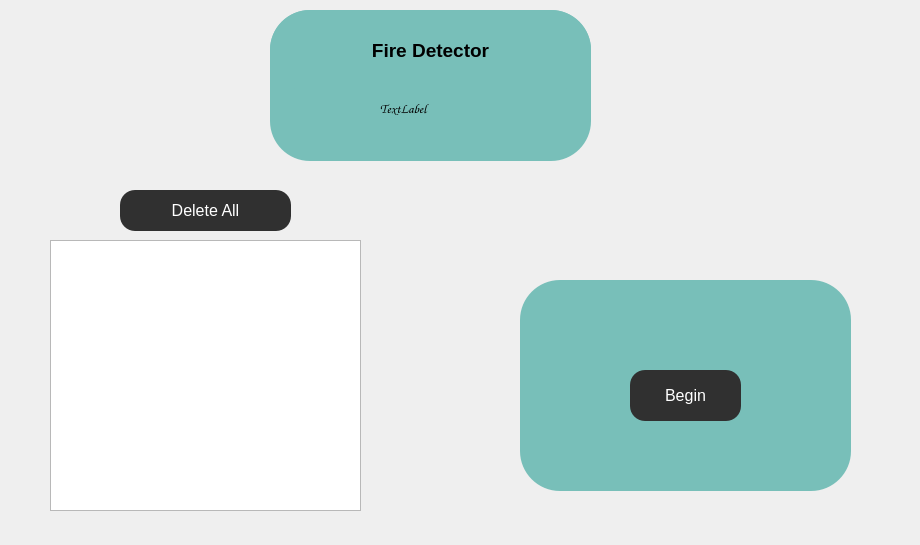
<?xml version="1.0" encoding="UTF-8"?>
<ui version="4.0">
 <class>incendie</class>
 <widget class="QDialog" name="incendie">
  <property name="geometry">
   <rect>
    <x>0</x>
    <y>0</y>
    <width>920</width>
    <height>545</height>
   </rect>
  </property>
  <property name="windowTitle">
   <string>Dialog</string>
  </property>
  <property name="styleSheet">
   <string notr="true">*{
	background:url(C:/thefinalproject/icons/hamerrr.jpg) ;
}</string>
  </property>
  <widget class="QWidget" name="gridWidget_11" native="true">
   <property name="geometry">
    <rect>
     <x>270</x>
     <y>10</y>
     <width>321</width>
     <height>151</height>
    </rect>
   </property>
   <property name="styleSheet">
    <string notr="true">background-color: rgb(120, 191, 185);
border-radius: 40px;</string>
   </property>
   <widget class="QLabel" name="label_38">
    <property name="geometry">
     <rect>
      <x>0</x>
      <y>0</y>
      <width>321</width>
      <height>81</height>
     </rect>
    </property>
    <property name="styleSheet">
     <string notr="true"/>
    </property>
    <property name="text">
     <string>&lt;html&gt;&lt;head/&gt;&lt;body&gt;&lt;p align=&quot;center&quot;&gt;&lt;span style=&quot; font-size:14pt; font-weight:600;&quot;&gt;Fire Detector&lt;/span&gt;&lt;/p&gt;&lt;/body&gt;&lt;/html&gt;</string>
    </property>
   </widget>
   <widget class="QPushButton" name="supprimer_14">
    <property name="geometry">
     <rect>
      <x>140</x>
      <y>370</y>
      <width>101</width>
      <height>31</height>
     </rect>
    </property>
    <property name="styleSheet">
     <string notr="true">QPushButton
{
	background-color: rgb(237, 218, 204);
	color: rgb(0, 0, 0);
border-style: solid;
    border-radius: 6;
border-radius: 14px;

	border-style: outset;
    border-width: 2px;
    border-radius: 14px;
    border-color: beige;
  
 
    padding: 0px;
	
	
	
	font: 10pt &quot;Franklin Gothic Heavy&quot;;
}
QPushButton:hover
{
background-color: rgb(0, 143, 105);
	color: rgb(0, 0, 0);
}
QPushButton:pressed
{
background-color: rgb(0, 143, 105);
}</string>
    </property>
    <property name="text">
     <string>Supprimer</string>
    </property>
   </widget>
   <widget class="QLabel" name="label_1">
    <property name="geometry">
     <rect>
      <x>110</x>
      <y>90</y>
      <width>111</width>
      <height>16</height>
     </rect>
    </property>
    <property name="font">
     <font>
      <family>Comic Sans MS</family>
      <pointsize>10</pointsize>
     </font>
    </property>
    <property name="styleSheet">
     <string notr="true"/>
    </property>
    <property name="text">
     <string>TextLabel</string>
    </property>
   </widget>
  </widget>
  <widget class="QTableView" name="tableView_date">
   <property name="geometry">
    <rect>
     <x>50</x>
     <y>240</y>
     <width>311</width>
     <height>271</height>
    </rect>
   </property>
  </widget>
  <widget class="QWidget" name="gridWidget_12" native="true">
   <property name="geometry">
    <rect>
     <x>520</x>
     <y>280</y>
     <width>331</width>
     <height>211</height>
    </rect>
   </property>
   <property name="styleSheet">
    <string notr="true">background-color: rgb(120, 191, 185);
border-radius: 40px;</string>
   </property>
   <widget class="QPushButton" name="supprimer_15">
    <property name="geometry">
     <rect>
      <x>140</x>
      <y>370</y>
      <width>101</width>
      <height>31</height>
     </rect>
    </property>
    <property name="styleSheet">
     <string notr="true">QPushButton
{
	background-color: rgb(237, 218, 204);
	color: rgb(0, 0, 0);
border-style: solid;
    border-radius: 6;
border-radius: 14px;

	border-style: outset;
    border-width: 2px;
    border-radius: 14px;
    border-color: beige;
  
 
    padding: 0px;
	
	
	
	font: 10pt &quot;Franklin Gothic Heavy&quot;;
}
QPushButton:hover
{
background-color: rgb(0, 143, 105);
	color: rgb(0, 0, 0);
}
QPushButton:pressed
{
background-color: rgb(0, 143, 105);
}</string>
    </property>
    <property name="text">
     <string>Supprimer</string>
    </property>
   </widget>
   <widget class="QPushButton" name="commencer">
    <property name="geometry">
     <rect>
      <x>110</x>
      <y>90</y>
      <width>111</width>
      <height>51</height>
     </rect>
    </property>
    <property name="font">
     <font>
      <pointsize>12</pointsize>
     </font>
    </property>
    <property name="styleSheet">
     <string notr="true">*{
color:white;
border-radius: 15px;
background:#303030;
}

*:hover
{
	color:#303030;
	border-radius:15px;
	background:white
}</string>
    </property>
    <property name="text">
     <string>Begin</string>
    </property>
   </widget>
  </widget>
  <widget class="QPushButton" name="supprimer_date">
   <property name="geometry">
    <rect>
     <x>120</x>
     <y>190</y>
     <width>171</width>
     <height>41</height>
    </rect>
   </property>
   <property name="font">
    <font>
     <pointsize>12</pointsize>
    </font>
   </property>
   <property name="styleSheet">
    <string notr="true">*{
color:white;
border-radius: 15px;
background:#303030;
}

*:hover
{
	color:#303030;
	border-radius:15px;
	background:white
}</string>
   </property>
   <property name="text">
    <string>Delete All</string>
   </property>
  </widget>
 </widget>
 <resources/>
 <connections/>
</ui>
